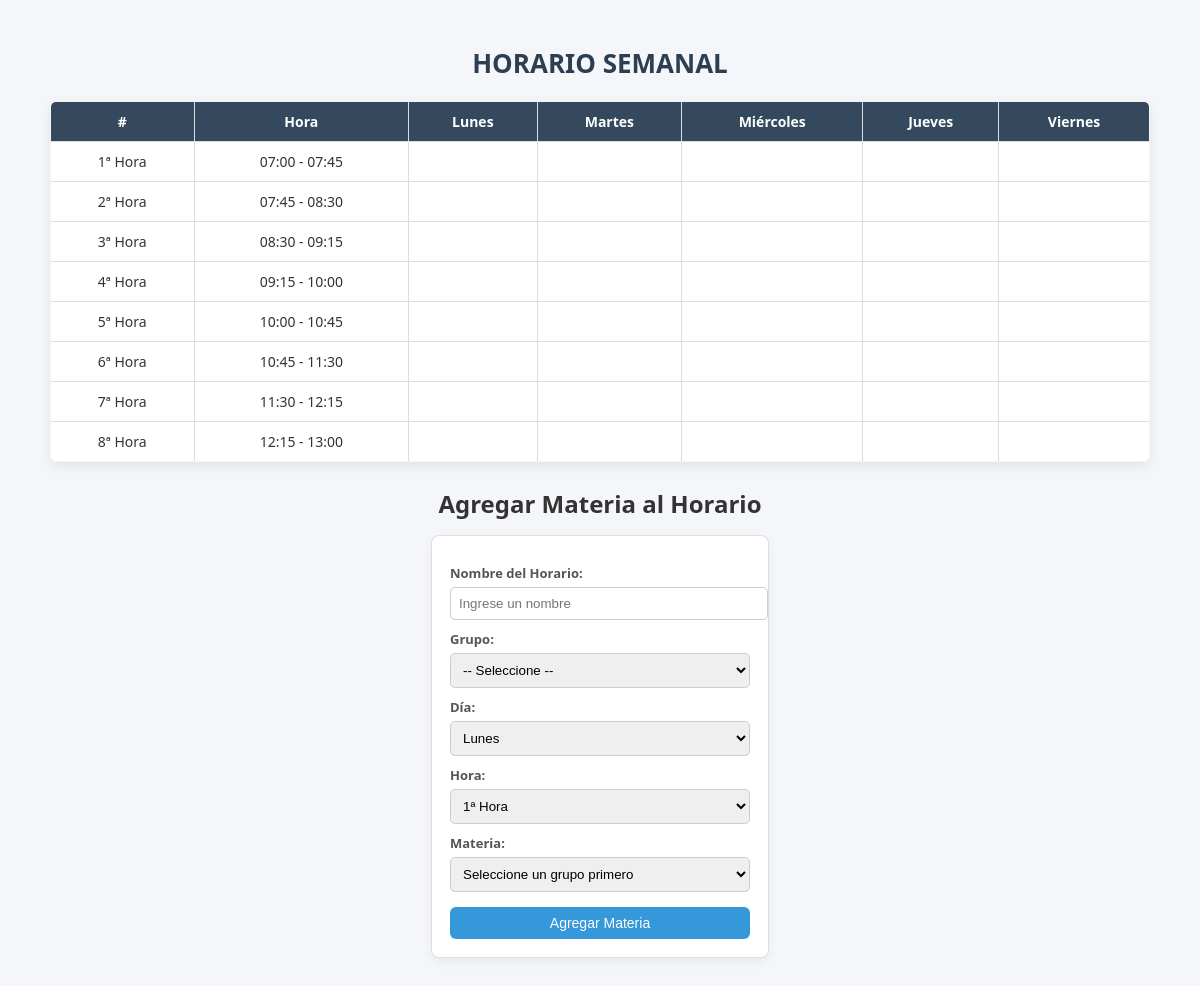
Screenshot of /horarios/horarios.php (signed in) with the database file from the repository.
### tables this page shows
CREATE TABLE `horas` (
  `ID_Hora` int(11) NOT NULL,
  `Nombre` varchar(50) DEFAULT NULL,
  `Duracion` int(11) DEFAULT NULL
);

### horarios/horarios.php (the view, shortened to what this page needs)
<?php
include __DIR__ . "/../conexion.php";
?>
<!DOCTYPE html>
<html lang="es">
<head>
    <link rel="stylesheet" href="style.css">
</head>
<body>
<div class="container">
    <h1>HORARIO SEMANAL</h1>
    <table id="horario" border="1" cellpadding="5" cellspacing="0">
        <thead>
            <tr>
                <th>#</th>
                <th>Hora</th>
                <th>Lunes</th>
                <th>Martes</th>
                <th>Miércoles</th>
                <th>Jueves</th>
                <th>Viernes</th>
            </tr>
        </thead>
        <tbody>
            <?php
            $sql = "SELECT ID_Hora, Nombre, Duracion FROM horas ORDER BY ID_Hora ASC";
            $result = $conn->query($sql);
            if ($result && $result->num_rows > 0) {
                $inicio = strtotime("07:00");
                $contador_fila = 0;
                while ($row = $result->fetch_assoc()) {
                    $idHora     = (int)$row['ID_Hora'];
                    $nombre     = htmlspecialchars($row['Nombre']);
                    $duracion = (int)$row['Duracion'];
                    $nombre_lower = strtolower($nombre);
                    $es_bloque_clase = $nombre_lower != 'recreo' && $nombre_lower != 'pausa';
                    $hora_inicio = date('H:i', $inicio);
                    $hora_fin    = date('H:i', strtotime("+$duracion minutes", $inicio));
                    if (!$es_bloque_clase) {
                        echo "<tr>
                                <td colspan='2' class='num'>{$nombre}</td>
                                <td colspan='5' class='hora'>{$hora_inicio} - {$hora_fin}</td>
                            </tr>";
                    } else {
                        $contador_fila++;
                        echo "<tr>
                                <td>{$nombre}</td>
                                <td>{$hora_inicio} - {$hora_fin}</td>
                                <td data-dia='1' data-hora='{$idHora}' data-indice-fila='{$contador_fila}'></td>
                                <td data-dia='2' data-hora='{$idHora}' data-indice-fila='{$contador_fila}'></td>
                                <td data-dia='3' data-hora='{$idHora}' data-indice-fila='{$contador_fila}'></td>
                                <td data-dia='4' data-hora='{$idHora}' data-indice-fila='{$contador_fila}'></td>
                                <td data-dia='5' data-hora='{$idHora}' data-indice-fila='{$contador_fila}'></td>
                            </tr>";
                    }
                    $inicio = strtotime("+$duracion minutes", $inicio);
                }
            } else {
                echo "<tr><td colspan='7'>No hay horas cargadas en la BD</td></tr>";
            }
            ?>
        </tbody>
    </table>
<div class="formularios">
    <h2>Agregar Materia al Horario</h2>
    <div class="formulario">
        <label for="nombreHorario">Nombre del Horario:</label>
<input type="text" id="nombreHorario" placeholder="Ingrese un nombre">
        <label for="grupo">Grupo:</label>
        <select id="grupo">
            <option value="">-- Seleccione --</option>
        </select>
        <label for="dia">Día:</label>
        <select id="dia">
            <option value="1">Lunes</option>
        </select>
        <label for="bloque">Hora:</label>
        <select id="bloque">
            <?php
            $resHoras = $conn->query("SELECT ID_Hora, Nombre FROM horas ORDER BY ID_Hora ASC");
            while ($h = $resHoras->fetch_assoc()) {
                $nombre_h = strtolower($h['Nombre']);
                if ($nombre_h != 'recreo' && $nombre_h != 'pausa') {
                    echo "<option value='{$h['ID_Hora']}'>" . htmlspecialchars($h['Nombre']) . "</option>";
                }
            }
            ?>
        </select>
        <label for="materia">Materia:</label>
        <select id="materia">
            <option value="">Seleccione un grupo primero</option>
        </select>
        <button id="agregarBtn" type="button">Agregar Materia</button>
    </div>
</div>
</body>
</html>

### horarios/style.css (style rules this page uses)
body { font-family: "Segoe UI", Arial, sans-serif; background: #f4f6f9; display: flex; justify-content: center; padding: 20px; color: #333; }
.container { text-align: center; max-width: 1100px; width: 100%; }
h1 { font-size: 26px; margin-bottom: 20px; color: #2c3e50; }
table { border-collapse: collapse; width: 100%; text-align: center; font-size: 14px; margin-bottom: 25px; box-shadow: 0 4px 12px rgba(0,0,0,0.08); border-radius: 6px; overflow: hidden; }
th, td { border: 1px solid #ddd; padding: 10px; vertical-align: middle; }
th { background: #34495e; color: #fff; font-weight: bold; }
td { background: #fff; transition: background 0.3s; }
.formularios { text-align: center; margin-top: 25px; width: 100%; }
.formularios h2 { display: block; margin-bottom: 15px; text-align: center; }
.formulario { display: inline-block; padding: 18px; border: 1px solid #ddd; background: #fff; border-radius: 8px; width: 300px; text-align: left; box-shadow: 0 4px 10px rgba(0,0,0,0.05); transition: transform 0.2s; margin: 0 auto; }
.formulario label { display: block; margin-top: 10px; font-weight: bold; font-size: 13px; color: #555; }
.formulario select, .formulario input { width: 100%; padding: 8px; margin-top: 5px; border: 1px solid #ccc; border-radius: 5px; outline: none; transition: border 0.3s; }
.formulario button { margin-top: 15px; padding: 8px 15px; background: #3498db; color: #fff; border: none; cursor: pointer; border-radius: 6px; font-size: 14px; transition: background 0.3s, transform 0.2s; width: 100%; }

### rows the page displays
horas: Nombre "1ª Hora", hora_inicio "07:00", Duracion "07:45"
horas: Nombre "2ª Hora", hora_fin "08:30"
horas: Nombre "3ª Hora", hora_inicio "08:30", hora_fin "09:15"
horas: Nombre "4ª Hora", hora_inicio "09:15", hora_fin "10:00"
horas: Nombre "5ª Hora", hora_inicio "10:00", hora_fin "10:45"
horas: Nombre "6ª Hora", hora_inicio "10:45", hora_fin "11:30"
horas: Nombre "7ª Hora", hora_inicio "11:30", hora_fin "12:15"
horas: Nombre "8ª Hora", hora_inicio "12:15", hora_fin "13:00"

### other values shown
form field value "1ª Hora"
